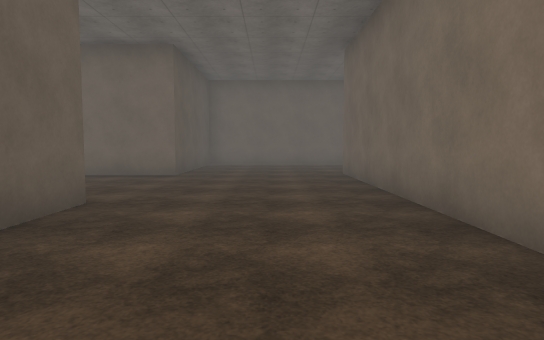
view 1 (above)

23 first-person views from a walk through a scene from a Unity 3-D project. The camera is 1.4 m above the floor, tilts 4° down and sees 75° across. The floor is counted in squares, 2 m on a side. Each view is taken from the middle of a square. On the plan, view 1 faces up. The plan holds only what a view shows up to about 11 squares ahead; the rest is blank. The place goes on beyond the plan. The player character is not drawn. Surface patterns are stand-ins for the level's own textures.

view 2
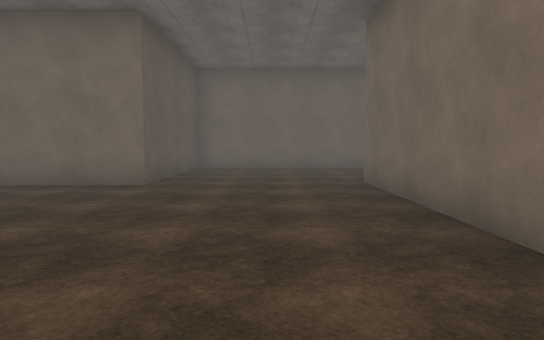

view 3
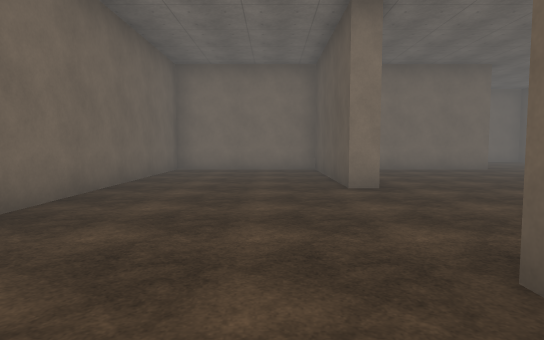

view 4
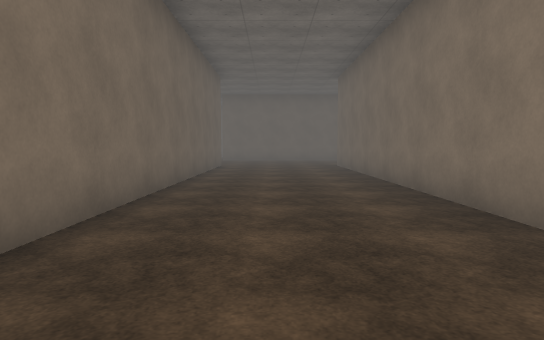

view 5
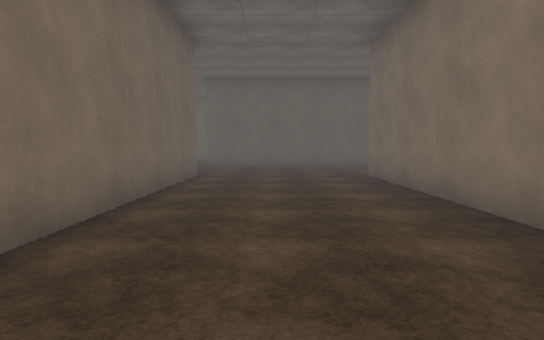

view 6
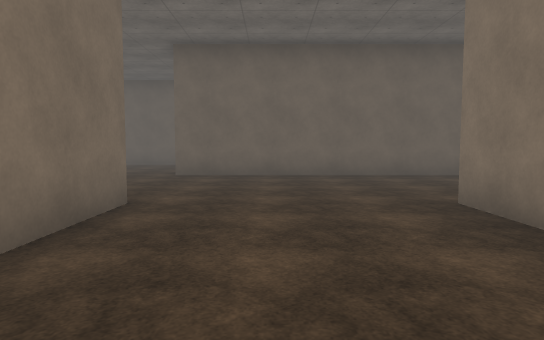

view 7
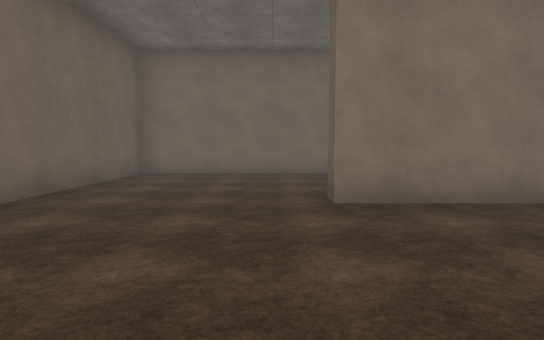

view 8
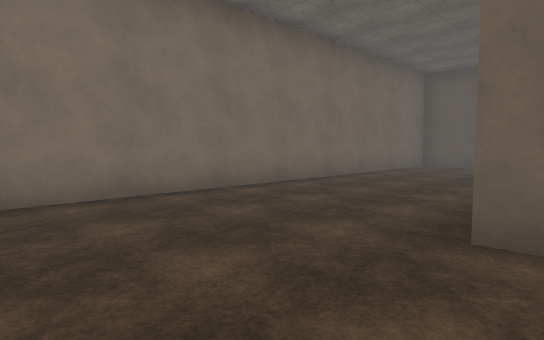

view 9
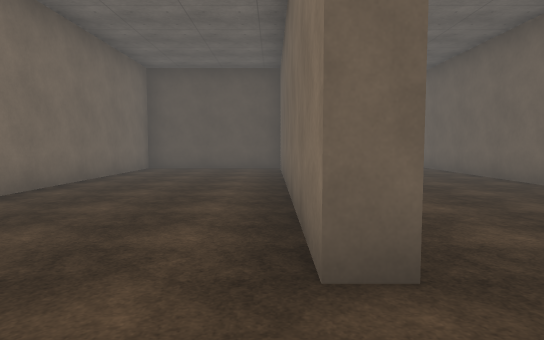

view 10
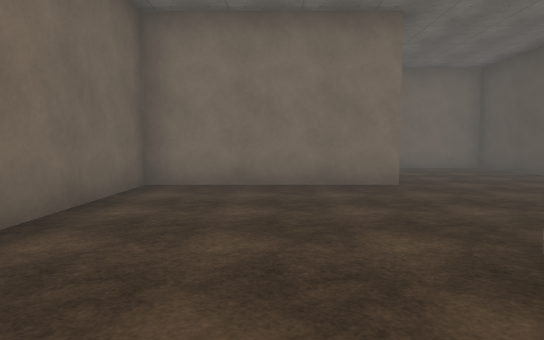

view 11
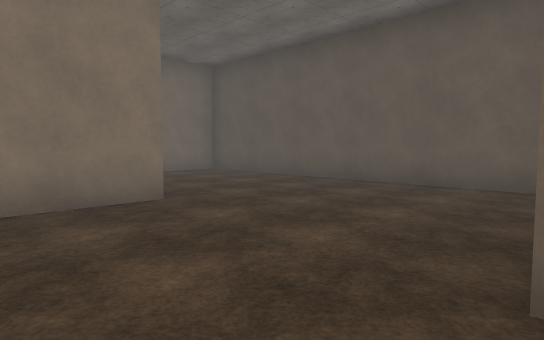

view 12
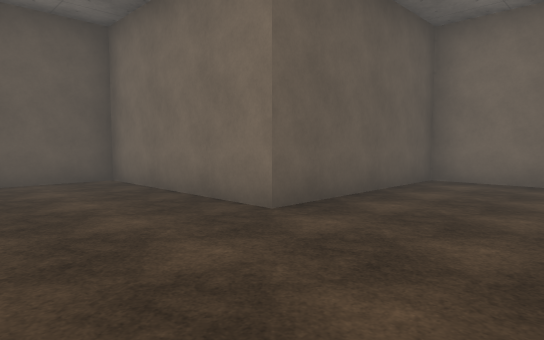

view 13
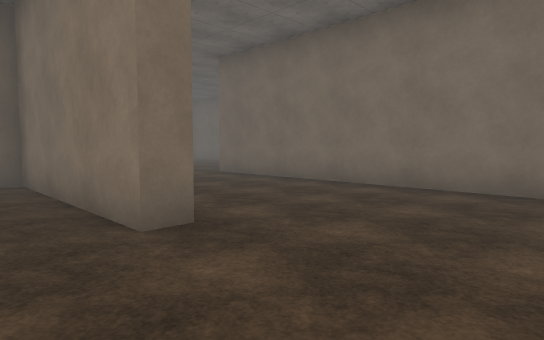

view 14
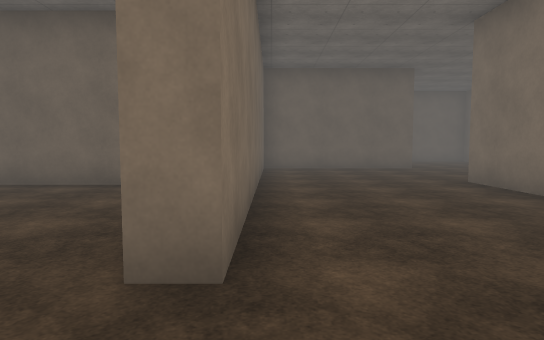

view 15
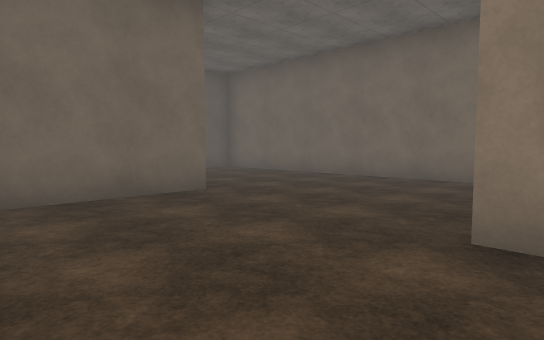

view 16
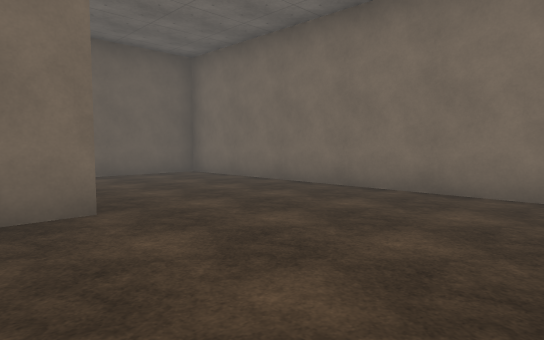

view 17
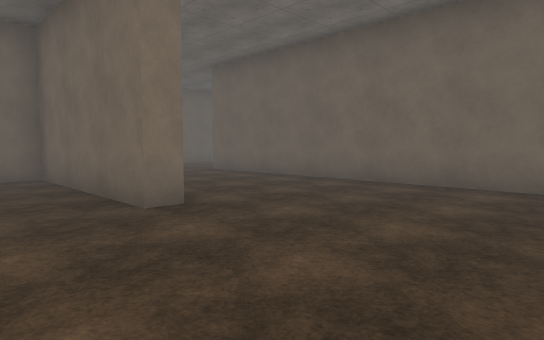

view 18
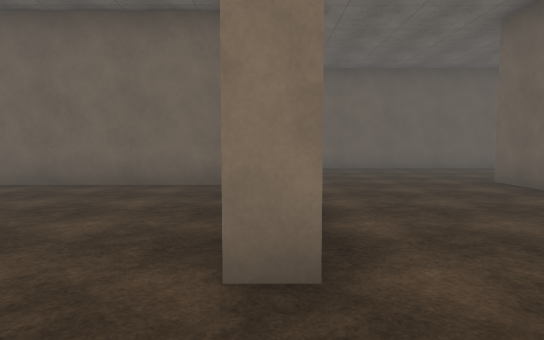

view 19
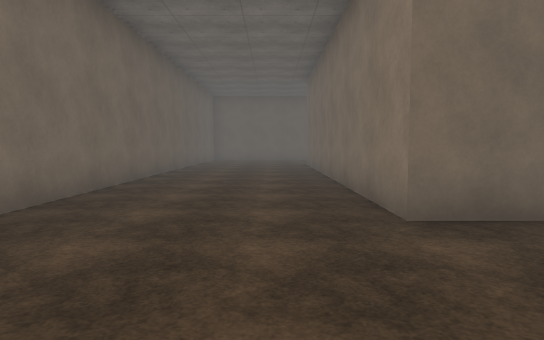

view 20
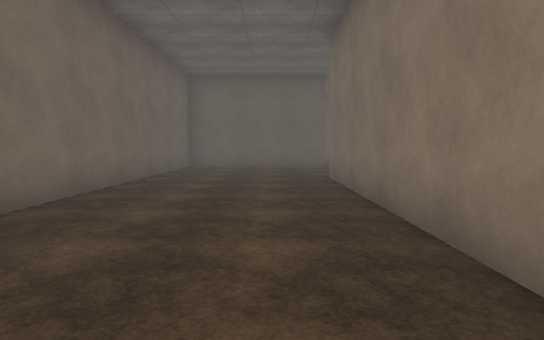

view 21
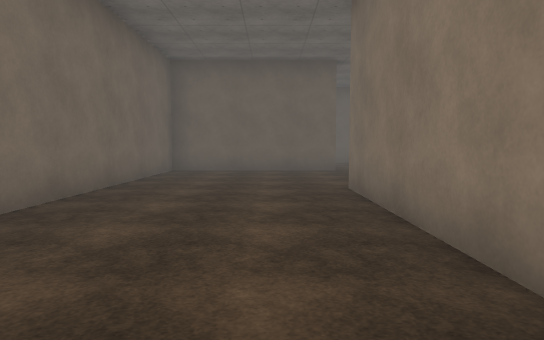

view 22
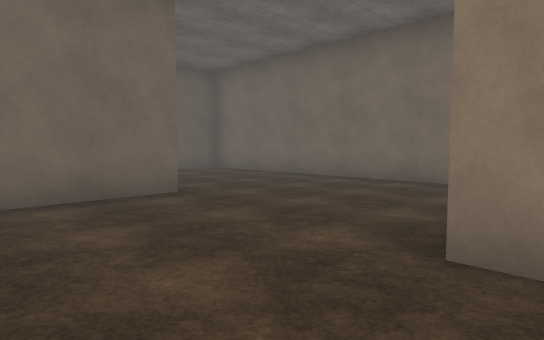

view 23
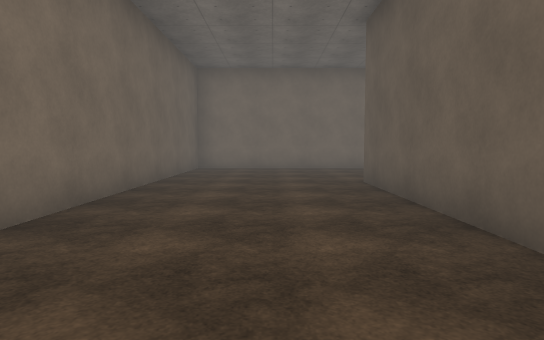

### Floor plan
Points are (right, up) in squares from view 1. A wall is a line through its corners. A room is listed if a view was taken in it or the views show most of it. See-through windows are left out.
Room 1 (views 1, 2, 3, 4, 5, 6, 7, 8, 9, 10, 11, 12, 13, 14, 15, 16, 17, 18, 19, 20, 21, 22, 23)
walls: (2.2, 8.4) (2.2, 4.3) (15.2, 4.3) (15.2, 13.2); (2.4, -5.3) (1.8, -5.3) (1.8, -0.8) (-7.3, -0.8) (-7.3, -0.3) (-2.8, -0.3) (-2.8, 3.9); (11.2, 12.7) (-2.2, 12.7) (-2.2, 8.3) (-6.7, 8.3) (-6.7, 3.7) (-11.3, 3.7) (-11.3, -4.8) (-2.2, -4.8); (-2.9, 4.3) (-2.2, 4.3) (-2.2, -0.3) (1.8, -0.3) (1.8, 8.7) (11.2, 8.7) (11.2, 8.3) (6.1, 8.3); (17.1, -4.8) (24.2, -4.8) (24.2, 3.1); (20.2, 3.8) (20.2, -0.8); (19.7, -0.9) (19.7, 3.7) (3.5, 3.7); (-1.4, -9.3) (6.3, -9.3) (6.3, -0.3) (15.8, -0.3)

Where each view was taken, in squares from view 1:
view 1: 0 up, 0 right, facing up
view 2: 2 up, 0 right, facing up
view 3: 10 up, 1 left, facing down
view 4: 11 up, 1 left, facing right
view 5: 11 up, 3 right, facing right
view 6: 11 up, 7 right, facing right
view 7: 13 up, 12 right, facing down
view 8: 9 up, 14 right, facing down-left
view 9: 8 up, 13 right, facing left
view 10: 6 up, 5 left, facing down
view 11: 4 up, 5 left, facing down-left
view 12: 1 up, 4 left, facing up-left
view 13: 1 up, 10 left, facing down-right
view 14: 1 down, 9 left, facing right
view 15: 2 down, 3 left, facing down-right
view 16: 4 down, 2 left, facing down-right
view 17: 9 down, 0 right, facing up-right
view 18: 7 down, 2 right, facing up
view 19: 1 up, 3 right, facing right
view 20: 1 up, 8 right, facing right
view 21: 1 up, 10 right, facing right
view 22: 2 up, 15 right, facing down-right
view 23: 6 up, 22 right, facing down
